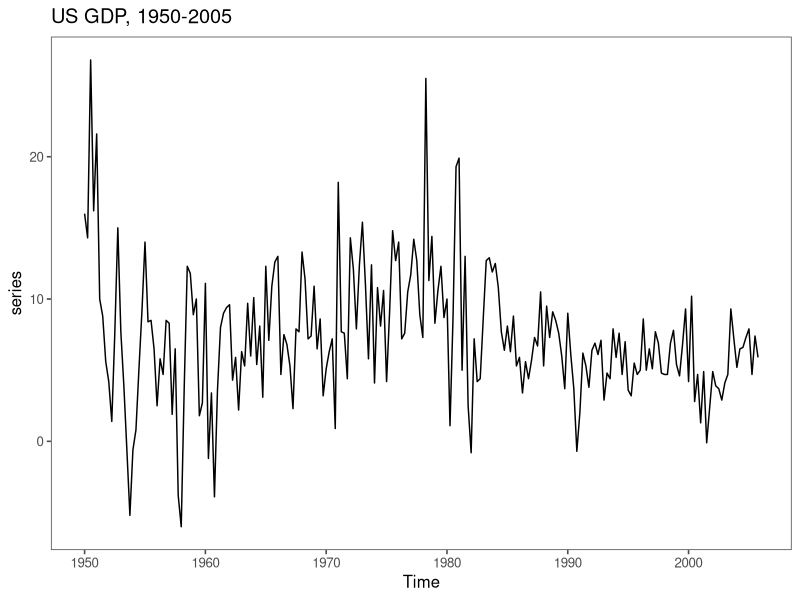
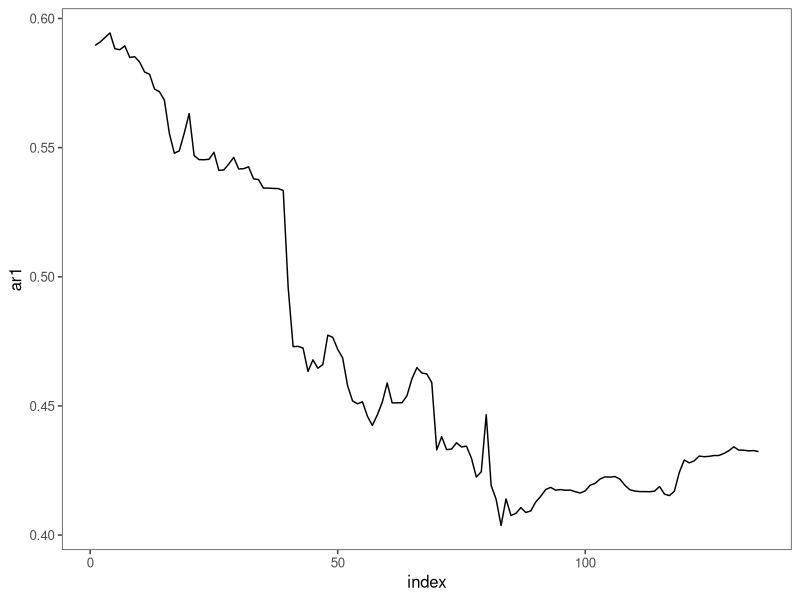
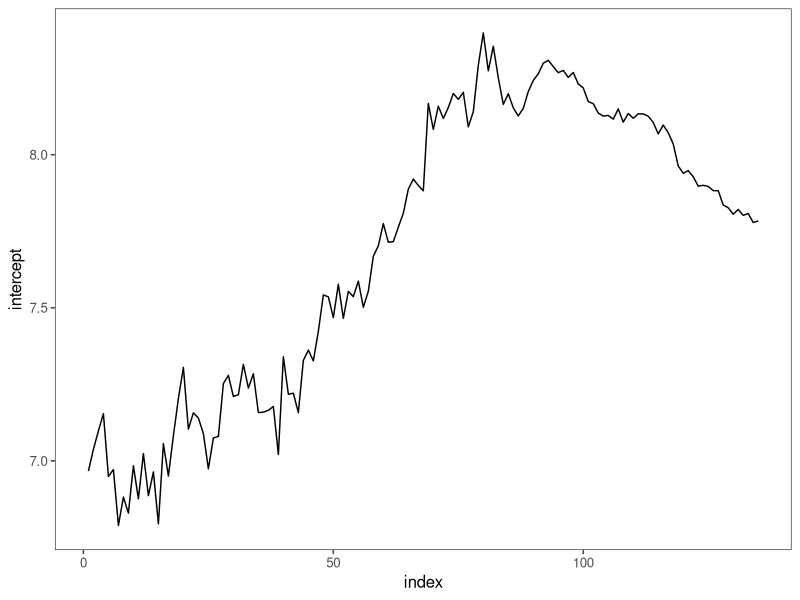
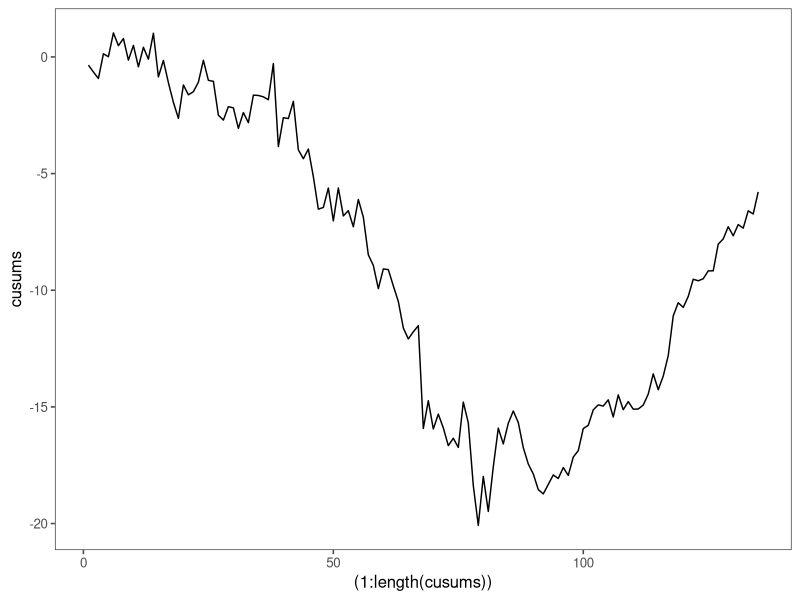

R code for these plots, in order: (Note: this script raises an error after producing the figures.)
library(readxl)
library(ggplot2)
library(forecast)
library(dynlm)
library(ggthemes)
library(strucchange)

df <- read_excel("pibeua_real.xlsx")

series <- ts(df$`Cresimento percentual`[13:236], start = c(1950,1), end = c(2005,4), frequency = 4) # 1950-2005

autoplot(series) + theme_few() + ggtitle("US GDP, 1950-2005")

# We can clearly see a reduction in variance during the 80s.

df$observ <- 1:length(df$`PIB nominal`)

# Suppose that the break happens at time t = 153 (Q1, 1985).

df$d <- as.numeric(df$observ > 152)

m1 <- lm(series ~ df$d[13:236])

summary(m1)

m2 <- dynlm(series ~ df$d[13:236] + L(series, 1) + L(series, 1)*df$d[13:236])

summary(m2)

# ARIMA model

arima_unr <- arima(series, order = c(1,0,0))

arima_r1 <- arima(series[1:152], order = c(1,0,0))

arima_r2 <- arima(series[153:length(series)], order = c(1,0,0))

ssr_unr <- sum(arima_unr$residuals^2)

ssr_r1 <- sum(arima_r1$residuals^2)

ssr_r2 <- sum(arima_r2$residuals^2)

# We will now define the Chow test for the null H0: \beta_m1 - \beta_m2 = 0 (no structural break)

chow <- function(SSR_unr, SSR_r1, SSR_r2, t, n) {
  
  ((SSR_unr - SSR_r1 - SSR_r2)/n)/((SSR_r1 + SSR_r2)/(t-2*n))
  
}


chow(SSR_unr = ssr_unr, SSR_r1 = ssr_r1, SSR_r2 = ssr_r2, t = length(series), n = length(arima_unr$coef)) # T statistic (n, T - 2n).

# Now, suppose that we do not know when the break happened.

t0 = 45
tf = 180 # Boundaries for the process.

models = list(NA)

coefs = matrix(NA, nrow = length(t0:tf), ncol = 2)

forecasts = list(NA)

ci = data.frame(matrix(NA, nrow = length(t0:tf), ncol = 5))

e = matrix(NA, nrow = length(t0:tf), ncol = 1)


# 1. Plotting coefficients. 

for (i in (1:(tf-t0))) {
  
  models[[i]] = arima(series[1:(i+t0)], order = c(1,0,0))
  
  coefs[i,] = models[[i]]$coef
  
  forecasts[[i]] = forecast(series[1:(i+t0)], model = models[[i]], h = 1)
  
  e[i,] = forecasts[[i]]$mean - series[(i+t0+1)]
  
}

coefs = data.frame(coefs)

coefs = data.frame(coefs, (1:length(coefs$X1)))

df.coefs = na.omit(data.frame(coefs))

names(df.coefs) = c("ar1", "intercept", "index")

ggplot(df.coefs, aes(x = index, y = ar1)) + geom_line() + theme_few()

ggplot(df.coefs, aes(x = index, y = intercept)) + geom_line() + theme_few()


# 2. Cusum test.

cusums = matrix(NA, nrow = length(e), ncol = 1)

e = na.omit(e)

for (i in 1:(length(e))) {
  
cusums[i,] = sum(e[1:i])/sd(e)  
  
}


cusums = na.omit(cusums)

df.cusums = data.frame(cusums)

df.cusums

ggplot(df.cusums, aes(x = (1:length(cusums)), y = cusums)) + geom_line() + theme_few()


# 3. Recursive F-tests.



datas <- dados[133:172,1]
chows <- numeric(length = 40)
testes <- cbind.data.frame(datas, chows)

for(i in 1:39){
  
  arima_total <- arima(serie, order = c(1,0,0))
  arima_antes <- arima(serie[1:132+i], order = c(1,0,0))
  arima_depois <- arima(serie[132+i+1:233], order = c(1,0,0))
  
  SSR_total <- sum((arima_total$residuals)^2)
  SSR_antes <- sum((arima_antes$residuals)^2)
  SSR_depois <- sum((arima_depois$residuals)^2)
  
  chows[i] <- chow(SSR_total, SSR_antes, SSR_depois, Size = Size, n = n)
}
